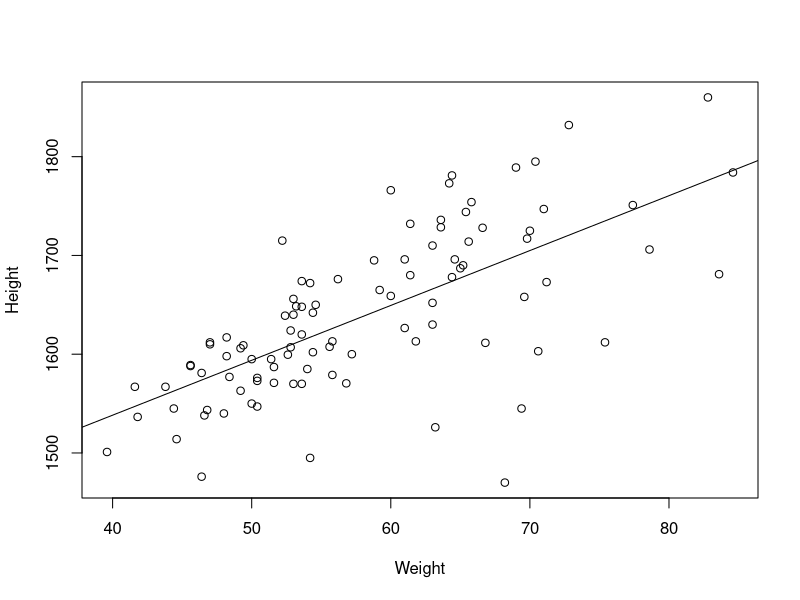

The R script that drew this image:
##################################################
# 11-2A
##################################################

# データ読み込み
Body <- read.table("SampleData03_forR2.csv",
                   header=TRUE,
                   sep=",")
pdf("data4.pdf")
# xとy
x1 <- Body[,7]
y1 <- Body[,8]

# 散布図
plot(y1 ~ x1,
     xlab="Weight",
     ylab="Height",
     pch=21)

# 回帰分析
result <- lm(y1 ~ x1)

# 回帰直線
abline(result)
dev.off()
